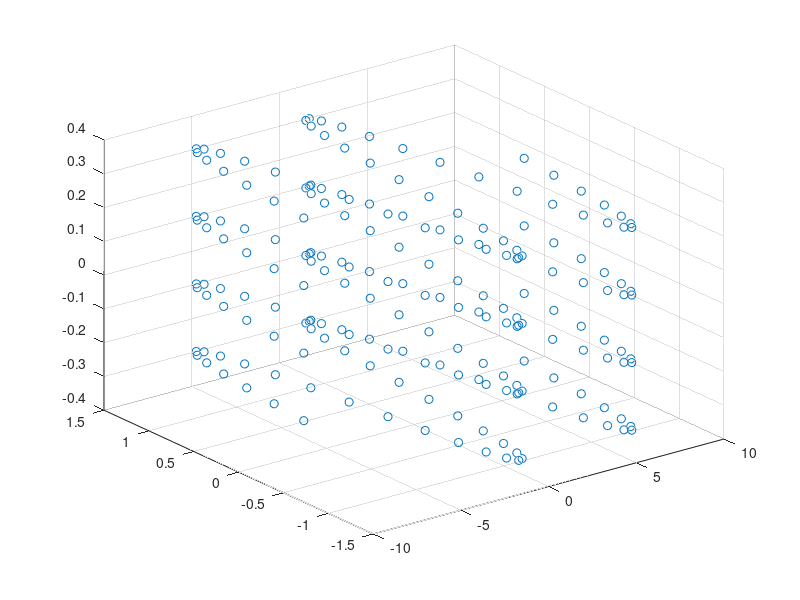

MATLAB code to generate this figure:
% High-Density Mario Kart Style Sin Wave - RunMat Performance Demo
% This showcases RunMat's high-performance 3D point cloud capabilities

% Generate dense sin wave coordinates using linspace
x_points = linspace(-2*pi, 2*pi, 50);  % 50 points along X

% Create the point cloud arrays
x_coords = [];
y_coords = [];
z_coords = [];

% Generate sin wave with multiple Z layers for cubic density
wave_amplitude = 1.5;
z_layers = [-0.3, -0.1, 0.1, 0.3];  % 4 Z layers

% Build the 3D cubic sin wave
for z_layer = z_layers
    for x = x_points
        y = wave_amplitude * sin(x);
        x_coords = [x_coords, x];
        y_coords = [y_coords, y];
        z_coords = [z_coords, z_layer];
    end
end

% This creates 200 points total (50 x-points * 4 z-layers)
% Render the high-performance cubic sin wave
scatter3(x_coords, y_coords, z_coords)